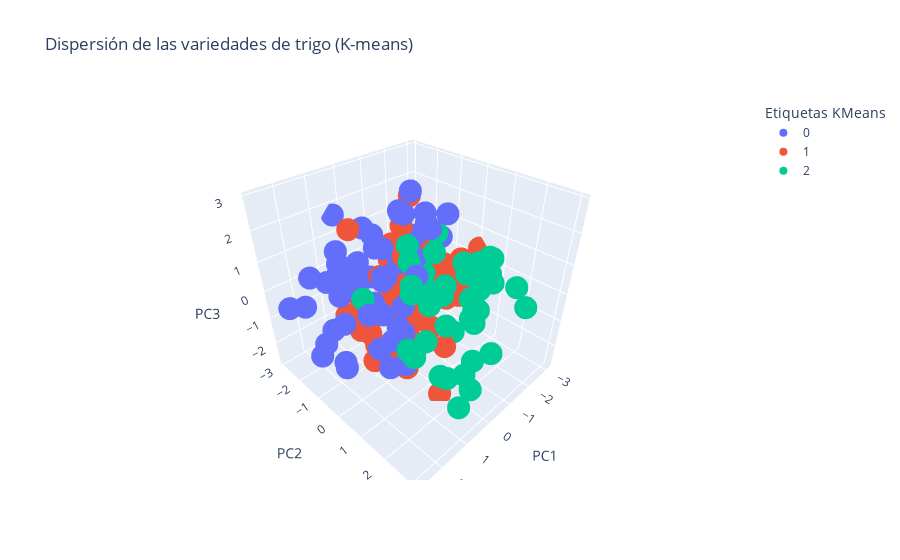

This figure's notebook cell:
### Code cell
fig = px.scatter_3d(df_kmeans, x='PC1', y='PC2', z='PC3',
                    color='Etiquetas KMeans',
                    title='Dispersión de las variedades de trigo (K-means)')
fig.show()
